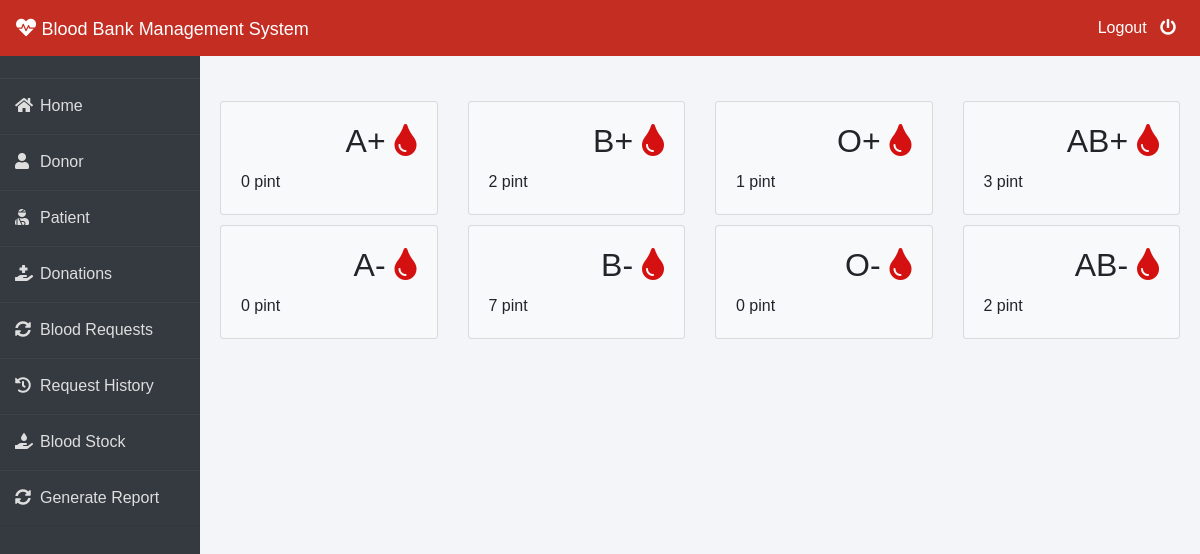
The page /admin-blood (signed in) on the database as committed earlier.
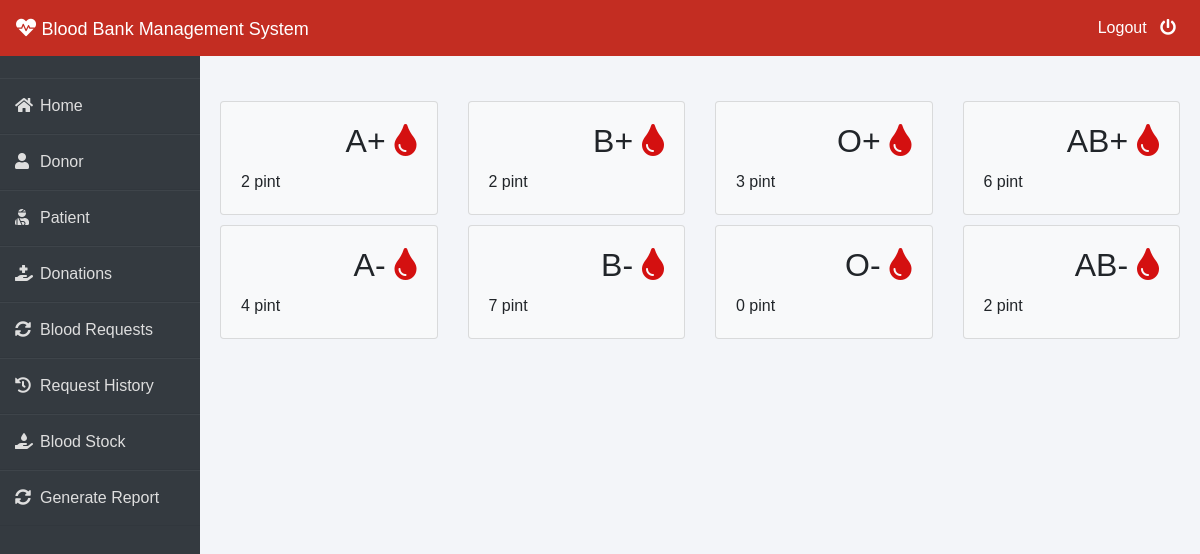
The same page on the database as committed later.
### blood/models.py (models this page shows, shortened)
class Stock(models.Model):
    bloodgroup=models.CharField(max_length=10)
    unit=models.PositiveIntegerField(default=0)

### blood/views.py (the view, shortened to what this page needs)
# urls.py: path('admin-blood', views.admin_blood_view,name='admin-blood'),
@login_required(login_url='adminlogin')
def admin_blood_view(request):
    dict={
        'bloodForm':forms.BloodForm(),
        'A1':models.Stock.objects.get(bloodgroup="A+"),
        'A2':models.Stock.objects.get(bloodgroup="A-"),
        'B1':models.Stock.objects.get(bloodgroup="B+"),
        'B2':models.Stock.objects.get(bloodgroup="B-"),
        'AB1':models.Stock.objects.get(bloodgroup="AB+"),
        'AB2':models.Stock.objects.get(bloodgroup="AB-"),
        'O1':models.Stock.objects.get(bloodgroup="O+"),
        'O2':models.Stock.objects.get(bloodgroup="O-"),
    }
    return render(request,'blood/admin_blood.html',context=dict)

### templates/blood/admin_blood.html (shortened to what this page needs)
{% extends 'blood/adminbase.html' %}
{% block content %}
{% load widget_tweaks %}
<br><br>
<div class="container">
    <div class="row">
      <div class="col-sm-3">
        <div class="card bg-light">
          <div class="card-body">
              <div class="blood">
                  <h2>A+ <i class="fas fa-tint"></i></h2>
              </div><br><br>
              <div>
                  {{A1.unit}} pint
              </div>
          </div>
        </div>
      </div>
      <div class="col-sm-3">
          <div class="card bg-light">
              <div class="card-body">
                  <div class="blood">
                      <h2>B+ <i class="fas fa-tint"></i></h2>
                  </div><br><br>
                  <div>
                    {{B1.unit}} pint
                  </div>
              </div>
            </div>
      </div>
      <div class="col-sm-3">
          <div class="card bg-light">
              <div class="card-body">
                  <div class="blood">
                      <h2>O+ <i class="fas fa-tint"></i></h2>
                  </div><br><br>
                  <div>
                    {{O1.unit}} pint
                  </div>
              </div>
            </div>
        </div>
        <div class="col-sm-3">
          <div class="card bg-light">
              <div class="card-body">
                  <div class="blood">
                      <h2>AB+ <i class="fas fa-tint"></i></h2>
                  </div><br><br>
                  <div>
                    {{AB1.unit}} pint
                  </div>
              </div>
            </div>
        </div>
    </div>
    <div class="row">
      <div class="col-sm-3">
        <div class="card bg-light">
          <div class="card-body">
              <div class="blood">
                  <h2>A- <i class="fas fa-tint"></i></h2>
              </div><br><br>
              <div>
                {{A2.unit}} pint
              </div>
          </div>
        </div>
      </div>
      <div class="col-sm-3">
          <div class="card bg-light">
              <div class="card-body">
                  <div class="blood">
                      <h2>B- <i class="fas fa-tint"></i></h2>
                  </div><br><br>
                  <div>
                    {{B2.unit}} pint
                  </div>
              </div>
            </div>
      </div>
      <div class="col-sm-3">
          <div class="card bg-light">
              <div class="card-body">
                  <div class="blood">
                      <h2>O- <i class="fas fa-tint"></i></h2>
                  </div><br><br>
                  <div>
                    {{O2.unit}} pint
                  </div>
              </div>
            </div>
        </div>
        <div class="col-sm-3">
          <div class="card bg-light">
              <div class="card-body">
                  <div class="blood">
                      <h2>AB- <i class="fas fa-tint"></i></h2>
                  </div><br><br>
                  <div>
                    {{AB2.unit}} pint
                  </div>
              </div>
            </div>
        </div>
    </div>
</div>
</div>
{% endblock content %}

Rows that differ between the two databases and show on the page:
changed Stock (number 1 of 8 on the later page): unit "0" → "2"
changed Stock (number 3 of 8 on the later page): unit "1" → "3"
changed Stock (number 4 of 8 on the later page): unit "3" → "6"
changed Stock (number 5 of 8 on the later page): unit "0" → "4"
